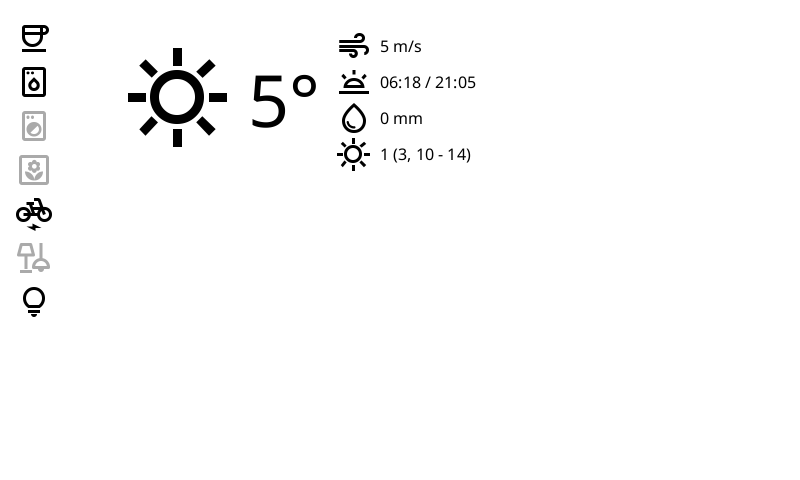

This figure's Python source:
from PIL import Image, ImageDraw, ImageFont
from constant import colors
from devices import draw_device_icons
from weather import draw_weather

# Image
width, height = 800, 480
image = Image.new("L", (width, height), 255)
draw = ImageDraw.Draw(image)
padding = 16

draw_device_icons(draw, (padding, padding))
draw_weather(draw, (padding + 36*3, padding))

# Save PNG (for testing on Mac)
image.save("main.png")

# # --- Data ---
# historik = [1, 1, 0, 0, -1, -1, -1, 0, 1, 2, 5, 6, 7, 9, 10, 12]
# prognos  = [13, 12, 10, 7, 6, 5, 4, 3]

# # --- Skapa huvudbild ---
# main_width = 800
# main_height = 480

# main_image = Image.new('1', (main_width, main_height), 255)
# draw = ImageDraw.Draw(main_image)

# draw.line((50, 50, 250, 200), fill=1, width=2)


# # --- Inställningar för grafen ---
# graph_x = 50   # vänster position på huvudbilden
# graph_y = 50   # topposition på huvudbilden
# graph_width = 200
# graph_height = 150
# margin = 20  # plats för axlar

# total_points = len(historik) + len(prognos)
# max_temp = max(historik + prognos)
# min_temp = min(historik + prognos)

# # Skala temperatur till y-pixel
# def temp_to_y(temp):
#     return graph_y + margin + graph_height - ((temp - min_temp) / (max_temp - min_temp)) * graph_height

# # Skala tid till x-pixel
# def time_to_x(index):
#     return graph_x + margin + (index / (total_points - 1)) * (graph_width - margin)

# # --- Rita axlar på huvudbilden ---
# # Y-axel
# draw.line((graph_x + margin, graph_y + margin, graph_x + margin, graph_y + graph_height), fill=0, width=1)
# # X-axel
# draw.line((graph_x + margin, graph_y + graph_height, graph_x + graph_width, graph_y + graph_height), fill=0, width=1)

# # --- Rita historik (streckad linje) ---
# for i in range(len(historik) - 1):
#     x1 = time_to_x(i)
#     y1 = temp_to_y(historik[i])
#     x2 = time_to_x(i + 1)
#     y2 = temp_to_y(historik[i + 1])

#     steps = 10
#     for s in range(steps):
#         start_x = x1 + (x2 - x1) * (s / steps)
#         start_y = y1 + (y2 - y1) * (s / steps)
#         end_x = x1 + (x2 - x1) * ((s + 0.5) / steps)
#         end_y = y1 + (y2 - y1) * ((s + 0.5) / steps)
#         draw.line((start_x, start_y, end_x, end_y), fill=200, width=1)  # ljusgrå streck

# # --- Rita prognos (hel linje) ---
# offset = len(historik)
# for i in range(len(prognos) - 1):
#     x1 = time_to_x(offset + i)
#     y1 = temp_to_y(prognos[i])
#     x2 = time_to_x(offset + i + 1)
#     y2 = temp_to_y(prognos[i + 1])

#     draw.line((x1, y1, x2, y2), fill=50, width=2)  # mörkare hel linje

# # --- Spara / visa huvudbilden ---
# main_image.save("main_graph.png")
# # eller visa direkt (om du kör på Mac!)
# # main_image.show()
